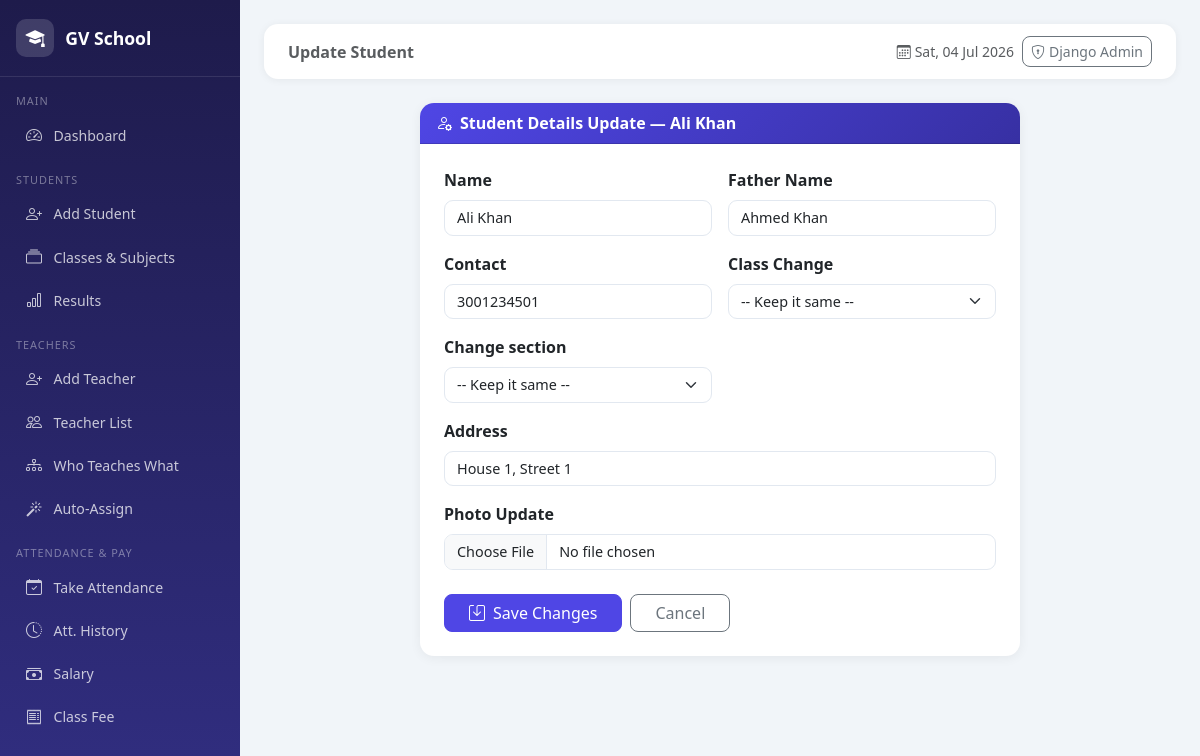
Page /man/student/update/5/ (signed in) on the committed database.
### student/models.py (models this page shows, shortened)
class Students(models.Model):
    id = models.AutoField(primary_key=True)
    Roll = models.CharField(max_length=50)
    grade = models.ForeignKey('cls.Grade', on_delete=models.CASCADE, null=True, blank=True)
    section = models.ForeignKey('cls.Section', on_delete=models.SET_NULL, null=True, blank=True, related_name='students_set')
    Name = models.CharField(max_length=50)
    F_Name = models.CharField(max_length=50)
    F_CNIC = models.CharField(
        max_length=15,
        validators=[RegexValidator(
            regex=r'^\d{5}-\d{7}-\d{1}$',
            message="CNIC must be 36102-1313450-9 format"
        )],
        null=False,
        blank=False
    )
    E_mail=models.EmailField(max_length=100,default="test@example.com",null=False)
    Contact = models.CharField(max_length=20)
    Address = models.CharField(max_length=1000, default='')
    Image = models.ImageField(upload_to='image', default='')

### manager/views.py (the view, shortened to what this page needs)
# urls.py: path('student/update/<int:stu_id>/', views.student_update, name='StudentUpdate'),
@login_required(login_url='/man/')
def student_update(request, stu_id):
    student = get_object_or_404(Students, id=stu_id)
    grades  = Grade.objects.all()
    return render(request, 'add/student_update.html', {
        'student': student,
        'grades' : grades,
    })

### cls/models.py (called while the page is built)
    def __str__(self):
        return self.grade

### manager/Templates/add/student_update.html (shortened to what this page needs)
{% extends 'add/base.html' %}
{% block breadcrumb %}Update Student{% endblock %}
{% block content %}
<div class="row justify-content-center">
  <div class="col-md-8">
    <div class="card">
      <div class="card-header text-white" style="background:linear-gradient(135deg,#4f46e5,#3730a3)">
        <i class="bi bi-person-gear me-2"></i>Student Details Update — {{ student.Name }}
      </div>
      <div class="card-body p-4">
        <form method="POST" enctype="multipart/form-data">
          <div class="row g-3">
            <div class="col-md-6">
              <label class="form-label fw-semibold">Name</label>
              <input type="text" name="Name" class="form-control" value="{{ student.Name }}">
            </div>
            <div class="col-md-6">
              <label class="form-label fw-semibold">Father Name</label>
              <input type="text" name="F_Name" class="form-control" value="{{ student.F_Name }}">
            </div>
            <div class="col-md-6">
              <label class="form-label fw-semibold">Contact</label>
              <input type="text" name="Contact" class="form-control" value="{{ student.Contact }}">
            </div>
            <div class="col-md-6">
              <label class="form-label fw-semibold">Class Change</label>
              <select name="grade_id" class="form-select" id="gradeSelect" onchange="loadSec(this.value)">
                <option value="">-- Keep it same --</option>
              </select>
            </div>
            <div class="col-md-6">
              <label class="form-label fw-semibold">Change section</label>
              <select name="section_id" class="form-select" id="secSelect">
                <option value="">-- Keep it same --</option>
              </select>
            </div>
            <div class="col-12">
              <label class="form-label fw-semibold">Address</label>
              <input type="text" name="Address" class="form-control" value="{{ student.Address }}">
            </div>
            <div class="col-12">
              <label class="form-label fw-semibold">Photo Update</label>
              <input type="file" name="image" class="form-control" accept="image/*">
            </div>
          </div>
          <div class="d-flex gap-2 mt-4">
            <button type="submit" class="btn btn-primary px-4"><i class="bi bi-save me-2"></i>Save Changes</button>
            <a href="javascript:history.back()" class="btn btn-outline-secondary px-4">Cancel</a>
          </div>
        </form>
      </div>
    </div>
  </div>
</div>
{% endblock %}

### manager/Templates/add/base.html (style rules this page uses)
:root { --primary : #4f46e5; --primary-d : #3730a3; --success : #059669; --warning : #d97706; --danger : #dc2626; --info : #0891b2; --bg : #f1f5f9; --card : #ffffff; --text : #1e293b; --muted : #64748b; }
* { box-sizing: border-box; }
body { background: var(--bg); color: var(--text); font-family: 'Segoe UI', sans-serif; min-height: 100vh; }
.card { border: none; border-radius: 14px; box-shadow: 0 2px 12px rgba(0,0,0,.06); }
.card-header { font-weight: 600; border-radius: 14px 14px 0 0 !important; }
.btn-primary { background: var(--primary); border-color: var(--primary); }
.btn { border-radius: 8px; }
.form-control, .form-select { border-radius: 9px; border: 1.5px solid #e2e8f0; font-size: .9rem; }

### rows in the picture
Students: Name "Ali Khan", F_Name "Ahmed Khan", Contact "3001234501", Address "House 1, Street 1"
